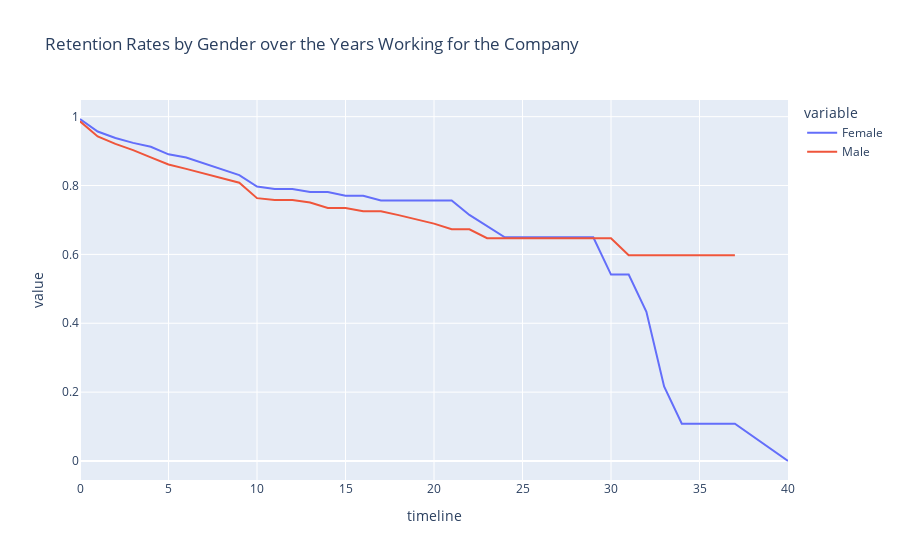

The code cell stored with this chart in its notebook:
### Markdown cell above
## 2. Compare the plot above with one that plots employee retention rates by gender over the number of years the employee has been working for the company.

### Code cell
results2 = survival(data, 'Gender', 'YearsAtCompany', 'Attrition')
px.line(data_frame=results2, title = 'Retention Rates by Gender over the Years Working for the Company')

### Figure 1 — Plotly figure (JSON) as saved in the notebook; plotly's stock layout.template omitted (floating-point values rounded to 4 significant figures)
{"data": [{"hovertemplate": "variable=Female<br>timeline=%{x}<br>value=%{y}<extra></extra>", "legendgroup": "Female", "line": {"color": "#636efa", "dash": "solid"}, "marker": {"symbol": "circle"}, "mode": "lines", "name": "Female", "orientation": "v", "showlegend": true, "type": "scatter", "x": [0, 1, 2, 3, 4, 5, 6, 7, 8, 9, 10, 11, 12, 13, 14, 15, 16, 17, 18, 19, 20, 21, 22, 23, 24, 25, 26, 27, 29, 30, 31, 32, 33, 34, 36, 37, 40], "xaxis": "x", "y": [0.9932, 0.9568, 0.938, 0.9239, 0.9126, 0.8906, 0.8813, 0.8642, 0.8487, 0.8303, 0.7969, 0.7898, 0.7898, 0.7812, 0.7812, 0.7704, 0.7704, 0.7566, 0.7566, 0.7566, 0.7566, 0.7566, 0.7146, 0.6821, 0.6496, 0.6496, 0.6496, 0.6496, 0.6496, 0.5414, 0.5414, 0.4331, 0.2165, 0.1083, 0.1083, 0.1083, 0], "yaxis": "y"}, {"hovertemplate": "variable=Male<br>timeline=%{x}<br>value=%{y}<extra></extra>", "legendgroup": "Male", "line": {"color": "#EF553B", "dash": "solid"}, "marker": {"symbol": "circle"}, "mode": "lines", "name": "Male", "orientation": "v", "showlegend": true, "type": "scatter", "x": [0, 1, 2, 3, 4, 5, 6, 7, 8, 9, 10, 11, 12, 13, 14, 15, 16, 17, 18, 19, 20, 21, 22, 23, 24, 25, 26, 27, 29, 30, 31, 32, 33, 34, 36, 37, 40], "xaxis": "x", "y": [0.9864, 0.9425, 0.921, 0.9029, 0.8815, 0.861, 0.8483, 0.8342, 0.8206, 0.8081, 0.7634, 0.7577, 0.7577, 0.7506, 0.7347, 0.7347, 0.725, 0.725, 0.714, 0.7021, 0.6894, 0.6729, 0.6729, 0.6471, 0.6471, 0.6471, 0.6471, 0.6471, 0.6471, 0.6471, 0.5973, 0.5973, 0.5973, 0.5973, 0.5973, 0.5973, null], "yaxis": "y"}], "layout": {"autosize": true, "legend": {"title": {"text": "variable"}, "tracegroupgap": 0}, "title": {"text": "Retention Rates by Gender over the Years Working for the Company"}, "xaxis": {"anchor": "y", "autorange": true, "domain": [0, 1], "range": [0, 40], "title": {"text": "timeline"}, "type": "linear"}, "yaxis": {"anchor": "x", "autorange": true, "domain": [0, 1], "range": [-0.05518, 1.048], "title": {"text": "value"}, "type": "linear"}}}
